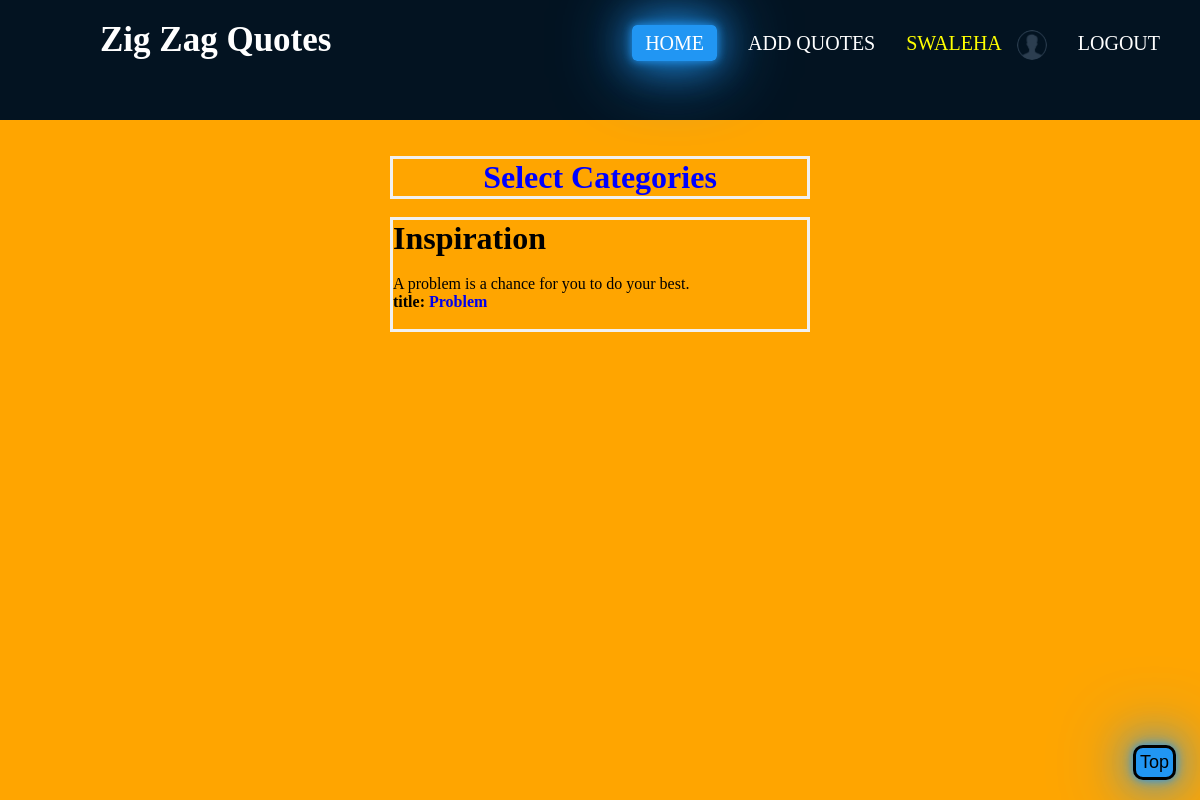
Page /categories/Inspiration/ (signed in) on the committed database.
### quotes/models.py (models this page shows, shortened)
class Profile(models.Model):
    profile_pic = models.ImageField(default="profile.png", upload_to='images/', blank=True, null=True)
    user = models.OneToOneField(settings.AUTH_USER_MODEL, on_delete=models.CASCADE)
    bio = models.CharField(max_length=250, default="I am")
    date_of_birth = models.DateField(blank=True, null=True)
    facebook_url = models.CharField(max_length=250, null=True, blank=True)
    youtube_url = models.CharField(max_length=250, null=True, blank=True)
    twitter_url = models.CharField(max_length=250, null=True, blank=True)
    linkedin_url = models.CharField(max_length=250, null=True, blank=True)
    instagram_url = models.CharField(max_length=250, null=True, blank=True)

class Quote(models.Model):
    author = models.ForeignKey(settings.AUTH_USER_MODEL, on_delete=models.CASCADE, related_name='quotes')
    title = models.CharField(max_length=250)
    body = models.TextField()
    users_like = models.ManyToManyField(settings.AUTH_USER_MODEL, related_name='Quotes_liked', blank=True)
    time = models.DateTimeField(auto_now_add=True, db_index=True)
    category = models.CharField(max_length=250, default='Popular Quote')

### quotes/views.py (the view)
# urls.py: path('categories/<str:category>/', views.Categories, name='categories'),
def Categories(request, category):
    categories = Quote.objects.filter(category=category.replace('-', ' ').title())
    if not categories:
        categories = Quote.objects.filter(category=category.replace('-', ' '))
    elif not categories:
        categories = Quote.objects.filter(category=category.replace('-', ' ').capitalize())
    if not categories: categories = Quote.objects.filter(category=category.replace('-', ' ').upper())
    category_list = Quote.objects.values("category").distinct()
    return render(request, "quotes/categories.html",
                  {'category': category.replace('-', ' ').title(), 'categories': categories, 'category_list': category_list})

### quotes/templates/quotes/categories.html (shortened to what this page needs)
{% extends "home_layout.html" %}
{% block category %}
     <h1 style="color:blue; text-align: center;">Select Categories</h1>
{% endblock %}
{% block content %}
{% if categories %}
    <h1>{{category}}</h1><br>
    {% for quote in categories %}
         <blockquote >{{quote.body}}</blockquote>
         <h4>title: <a  href="{% url 'quotes:quote_detail' quote.pk quote.category|slugify %}">{{quote.title}}</a></h4><br>
    {% endfor %}
{% else %}
    <h2>This Page Doesn't Exit</h2>
{% endif %}
{% endblock %}

### quotes/templates/home_layout.html (shortened to what this page needs)
{% load static %}
<html>
{% load static %}
<head>
</head>
<body>
<nav>
    <small class="logo"><a class="active" href="{% url 'quotes:home' %}" style="color:white;box-shadow:none;background:none;">Zig Zag Quotes</a></small>
    <ul>
        <li><a class="active" href="{% url 'quotes:home' %}">home</a></li>
        <li><a href="{% url 'quotes:add_quotes' %}">Add Quotes</a></li>
        {% if request.user.is_authenticated %}
            <li><a  href="{% url 'profile_page' user.profile.id %}" style="color: yellow; box-shadow:none; padding:0; background: none;">
                {{user.username}}&ensp;
                {% if user.profile.profile_pic %}<img class="image1" src="{{user.profile.profile_pic.url}}">
                {% else %}<img class="image1" src="{% static 'profile.png' %}">
                {% endif %}
            </a></li>
            <li><a href="{% url 'logout' %}">Logout</a></li>
        {% else %}
            <li><a href="{% url 'login' %}">Log-in</a></li>
            <li><a href="{% url 'register' %}">Register</a></li>
        {% endif %}
    </ul>
</nav><br>
     <br>
    <div class="category">
    <div class="dropdown">
        {% block category %}
        {% endblock %}
     </div></div><br>
    <div class="content">
        {% block content %}
        {% endblock %}
     </div><br><br><br>
     <br>
<button onclick="topFunction()" id="myBtn" title="Go to top">Top</button>
</body>
</html>

### quotes/templates/home_layout.html (style rules this page uses)
* { padding: 0; margin: 0; text-decoration: none; list-style: none; box-sizing: border-box; }
body { background: orange; }
nav { background: #031321; height: 120px; width: 100% }
small.logo { color: white; font-size: 35px; line-height: 80px; padding: 0 100px; font-weight: bold; }
nav ul { float: right; margin-right: 20px; padding: 30px 0 0 0; }
nav ul li { display: inline-block; line-height: 20px; margin: 0 7px; }
nav ul li a { color: white; font-size: 20px; padding: 7px 13px; border-radius: 5px; text-decoration: none; text-transform: uppercase; }
#myBtn { display: block; position: fixed; bottom: 20px; right: 2%; cursor: pointer; }
.active, #myBtn, a:hover { background: #2196f3; box-shadow: 0 0 10px #2196f3, 0 0 40px #2196f3, 0 0 80px #2196f3; transition: .5s; }
.image1 { vertical-align: middle; width: 30px; height: 30px; border-radius: 50%; }
input, button, label { border-radius: 10px; border: none; padding: 4px; color: #000; background-color: #6633FF; font-size: 18px; }

### quotes/templates/quotes/categories.html (style rules this page uses)
.category { max-width: 420px; margin: auto; border: 3px solid #f1f1f1; }
button { border-radius: 10px; border-style: solid; color: black; background-color: white; margin-left: 10px; }
.content { max-width: 420px; margin: auto; border: 3px solid #f1f1f1;a }

### rows in the picture
Quote: category "Inspiration", body "A problem is a chance for you to do your best.", title "Problem"

### other values in the picture
{{ user.username }} "SWALEHA"
